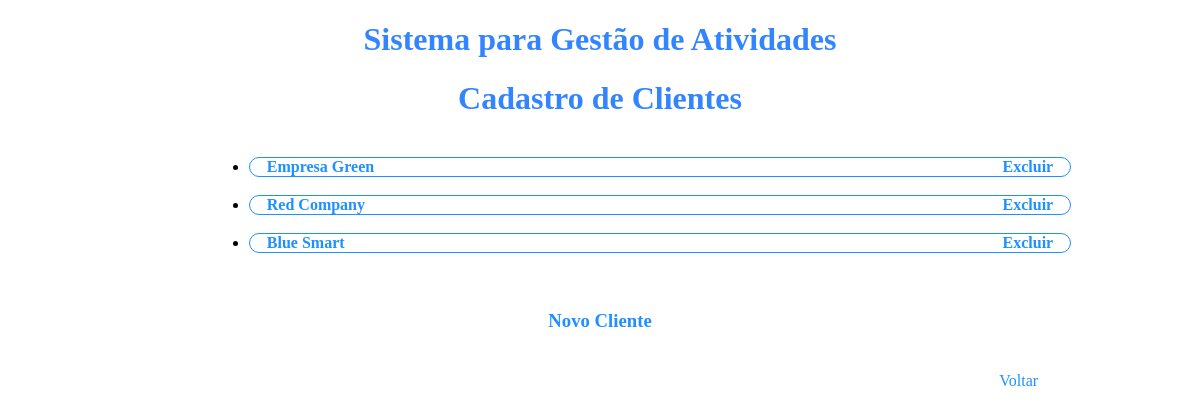
The page /cliente/ on the database its author committed.
### cadastro/models.py (models this page shows, shortened)
class Cliente(models.Model):
    id = models.IntegerField(primary_key=True)
    nome = models.CharField(max_length=150)
    cnpj = models.CharField(max_length=14)

### cadastro/views.py (the view)
# urls.py: path('cliente/', views.cliente, name='cliente'),
def cliente(request):
    cliente_data = Cliente.objects.all().values()
    template = loader.get_template('cadastro/cliente.html')
    context = {'data': cliente_data,}
    return HttpResponse(template.render(context, request))

### cadastro/templates/cadastro/cliente.html (shortened to what this page needs)
<!DOCTYPE html>
<html>
<head>
</head>
<body>
<h1>Sistema para Gestão de Atividades</h1>
<h1>Cadastro de Clientes</h1>
<table class="center" style="width:80%">
    <tr>
        <th>
            <ul>
                {% if data %}
                {% for cliente in data %}
                    <li><a href="/cliente_editar/{{ cliente.id }}">{{ cliente.nome }}</a><a href="/cliente_excluir_item/{{ cliente.id }}" style="float: right;"> Excluir </a></li>
                    <br>
                {% endfor %}
                {% else %}
                    <h3>Nenhum Cliente Cadastrado</h3>
                {% endif %}
            </ul>
        </th>
    </tr>
    <tr>
      <th>
        <h3><a href="/cliente_detalhe">Novo Cliente</a></h3>
      </th>
    </tr>
</table>
<br>
<a class="ex1" href="/cadastro" style="float: right;">Voltar</a>
</body>
</html>

### cadastro/templates/cadastro/cliente.html (style rules this page uses)
li { border: 1px solid black; border-radius: 30px; border-color: DodgerBlue; margin-left: 80px; text-align: left; }
table.center { margin-left: auto; margin-right: auto; }
h1 { text-align: center; color: #3385ff; }
h3 { text-align: center; color: #3385ff; }
a { color: DodgerBlue; text-decoration: none; margin-left: 2%; margin-right: 2%; }
a.ex1 { color: DodgerBlue; text-decoration: none; margin-right: 13% }

### rows shown on the page
Cliente: nome "Empresa Green"
Cliente: nome "Red Company"
Cliente: nome "Blue Smart"
